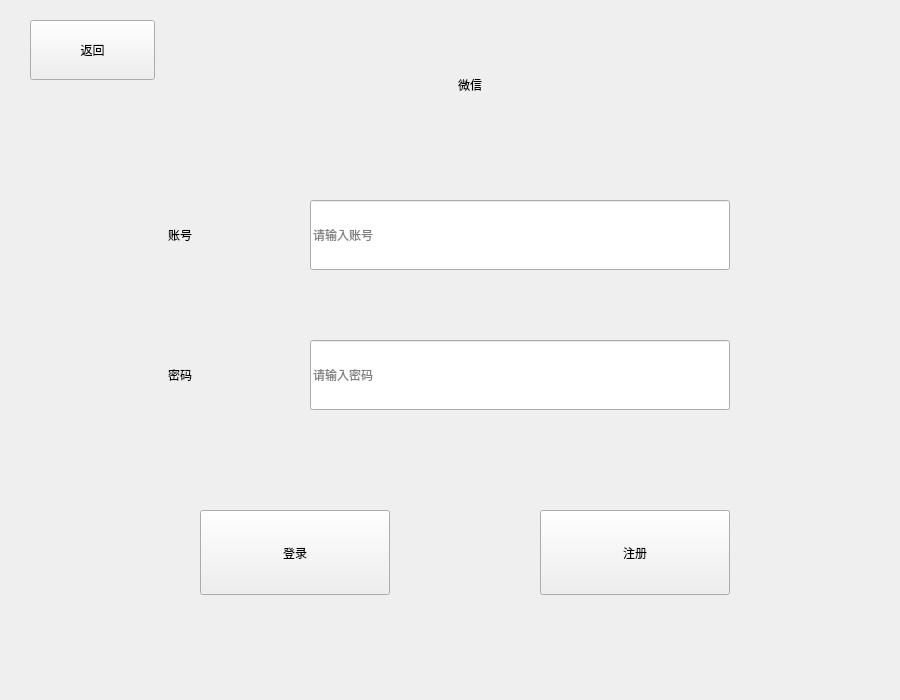
<?xml version="1.0" encoding="UTF-8"?>
<ui version="4.0">
 <class>WCUI_KDZ</class>
 <widget class="QWidget" name="WCUI_KDZ">
  <property name="geometry">
   <rect>
    <x>0</x>
    <y>0</y>
    <width>900</width>
    <height>700</height>
   </rect>
  </property>
  <property name="windowTitle">
   <string>微信</string>
  </property>
  <widget class="QStackedWidget" name="stackedWidget">
   <property name="geometry">
    <rect>
     <x>0</x>
     <y>0</y>
     <width>900</width>
     <height>700</height>
    </rect>
   </property>
   <widget class="QWidget" name="page_1">
    <widget class="QLabel" name="label_WC">
     <property name="geometry">
      <rect>
       <x>370</x>
       <y>50</y>
       <width>200</width>
       <height>70</height>
      </rect>
     </property>
     <property name="text">
      <string>微信</string>
     </property>
     <property name="alignment">
      <set>Qt::AlignCenter</set>
     </property>
    </widget>
    <widget class="QPushButton" name="pushButton_WCRW">
     <property name="geometry">
      <rect>
       <x>30</x>
       <y>20</y>
       <width>125</width>
       <height>60</height>
      </rect>
     </property>
     <property name="text">
      <string>返回</string>
     </property>
    </widget>
    <widget class="QLabel" name="label_WCID">
     <property name="geometry">
      <rect>
       <x>90</x>
       <y>205</y>
       <width>180</width>
       <height>60</height>
      </rect>
     </property>
     <property name="text">
      <string>账号</string>
     </property>
     <property name="alignment">
      <set>Qt::AlignCenter</set>
     </property>
    </widget>
    <widget class="QLabel" name="label_WCpw">
     <property name="geometry">
      <rect>
       <x>90</x>
       <y>345</y>
       <width>180</width>
       <height>60</height>
      </rect>
     </property>
     <property name="text">
      <string>密码</string>
     </property>
     <property name="alignment">
      <set>Qt::AlignCenter</set>
     </property>
    </widget>
    <widget class="QLineEdit" name="lineEdit_WCID">
     <property name="geometry">
      <rect>
       <x>310</x>
       <y>200</y>
       <width>420</width>
       <height>70</height>
      </rect>
     </property>
     <property name="placeholderText">
      <string>请输入账号</string>
     </property>
    </widget>
    <widget class="QLineEdit" name="lineEdit_WCpw">
     <property name="geometry">
      <rect>
       <x>310</x>
       <y>340</y>
       <width>420</width>
       <height>70</height>
      </rect>
     </property>
     <property name="echoMode">
      <enum>QLineEdit::Password</enum>
     </property>
     <property name="placeholderText">
      <string>请输入密码</string>
     </property>
    </widget>
    <widget class="QPushButton" name="pushButton_WCL">
     <property name="geometry">
      <rect>
       <x>200</x>
       <y>510</y>
       <width>190</width>
       <height>85</height>
      </rect>
     </property>
     <property name="text">
      <string>登录</string>
     </property>
    </widget>
    <widget class="QPushButton" name="pushButton_WCR">
     <property name="geometry">
      <rect>
       <x>540</x>
       <y>510</y>
       <width>190</width>
       <height>85</height>
      </rect>
     </property>
     <property name="text">
      <string>注册</string>
     </property>
    </widget>
   </widget>
   <widget class="QWidget" name="page_2">
    <widget class="QLabel" name="label_WCregister">
     <property name="geometry">
      <rect>
       <x>370</x>
       <y>20</y>
       <width>180</width>
       <height>75</height>
      </rect>
     </property>
     <property name="text">
      <string>注册账号</string>
     </property>
     <property name="alignment">
      <set>Qt::AlignCenter</set>
     </property>
    </widget>
    <widget class="QLabel" name="label_WCIDnew">
     <property name="geometry">
      <rect>
       <x>130</x>
       <y>120</y>
       <width>120</width>
       <height>50</height>
      </rect>
     </property>
     <property name="text">
      <string>账号</string>
     </property>
     <property name="alignment">
      <set>Qt::AlignCenter</set>
     </property>
    </widget>
    <widget class="QLabel" name="label_WCnamenew">
     <property name="geometry">
      <rect>
       <x>130</x>
       <y>215</y>
       <width>120</width>
       <height>50</height>
      </rect>
     </property>
     <property name="text">
      <string>昵称</string>
     </property>
     <property name="alignment">
      <set>Qt::AlignCenter</set>
     </property>
    </widget>
    <widget class="QLabel" name="label_WCpwnew">
     <property name="geometry">
      <rect>
       <x>130</x>
       <y>315</y>
       <width>120</width>
       <height>50</height>
      </rect>
     </property>
     <property name="text">
      <string>密码</string>
     </property>
     <property name="alignment">
      <set>Qt::AlignCenter</set>
     </property>
    </widget>
    <widget class="QLabel" name="label_WCpwagainnew">
     <property name="geometry">
      <rect>
       <x>150</x>
       <y>413</y>
       <width>120</width>
       <height>50</height>
      </rect>
     </property>
     <property name="text">
      <string>确认密码</string>
     </property>
     <property name="alignment">
      <set>Qt::AlignCenter</set>
     </property>
    </widget>
    <widget class="QLineEdit" name="lineEdit_WCIDnew">
     <property name="geometry">
      <rect>
       <x>330</x>
       <y>110</y>
       <width>420</width>
       <height>60</height>
      </rect>
     </property>
     <property name="placeholderText">
      <string>请输入账号</string>
     </property>
    </widget>
    <widget class="QLineEdit" name="lineEdit_WCnamenew">
     <property name="geometry">
      <rect>
       <x>330</x>
       <y>210</y>
       <width>420</width>
       <height>60</height>
      </rect>
     </property>
     <property name="placeholderText">
      <string>请输入昵称</string>
     </property>
    </widget>
    <widget class="QLineEdit" name="lineEdit_WCpwnew">
     <property name="geometry">
      <rect>
       <x>330</x>
       <y>310</y>
       <width>420</width>
       <height>60</height>
      </rect>
     </property>
     <property name="echoMode">
      <enum>QLineEdit::Password</enum>
     </property>
     <property name="placeholderText">
      <string>请输入密码</string>
     </property>
    </widget>
    <widget class="QLineEdit" name="lineEdit_WCpwagainnew">
     <property name="geometry">
      <rect>
       <x>330</x>
       <y>410</y>
       <width>420</width>
       <height>60</height>
      </rect>
     </property>
     <property name="echoMode">
      <enum>QLineEdit::Password</enum>
     </property>
     <property name="placeholderText">
      <string>请确认密码</string>
     </property>
    </widget>
    <widget class="QLabel" name="label_WCemailnew">
     <property name="geometry">
      <rect>
       <x>130</x>
       <y>515</y>
       <width>120</width>
       <height>50</height>
      </rect>
     </property>
     <property name="text">
      <string>邮箱</string>
     </property>
     <property name="alignment">
      <set>Qt::AlignCenter</set>
     </property>
    </widget>
    <widget class="QLineEdit" name="lineEdit_WCemailnew">
     <property name="geometry">
      <rect>
       <x>330</x>
       <y>510</y>
       <width>420</width>
       <height>60</height>
      </rect>
     </property>
     <property name="placeholderText">
      <string>请输入邮箱</string>
     </property>
    </widget>
    <widget class="QPushButton" name="pushButton_WCregister">
     <property name="geometry">
      <rect>
       <x>90</x>
       <y>600</y>
       <width>720</width>
       <height>75</height>
      </rect>
     </property>
     <property name="text">
      <string>注册</string>
     </property>
    </widget>
    <widget class="QPushButton" name="pushButton_RWC">
     <property name="geometry">
      <rect>
       <x>30</x>
       <y>20</y>
       <width>125</width>
       <height>60</height>
      </rect>
     </property>
     <property name="text">
      <string>返回</string>
     </property>
    </widget>
   </widget>
  </widget>
 </widget>
 <resources/>
 <connections/>
</ui>
